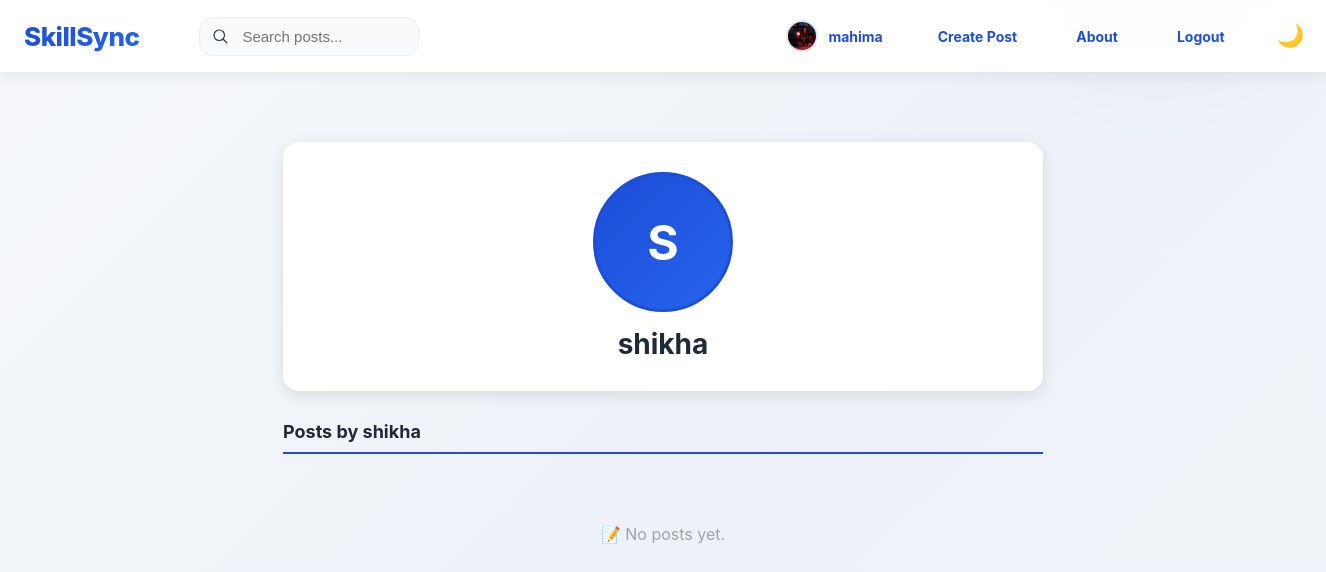
The page /profile/shikha/ (signed in) on the database as committed earlier.
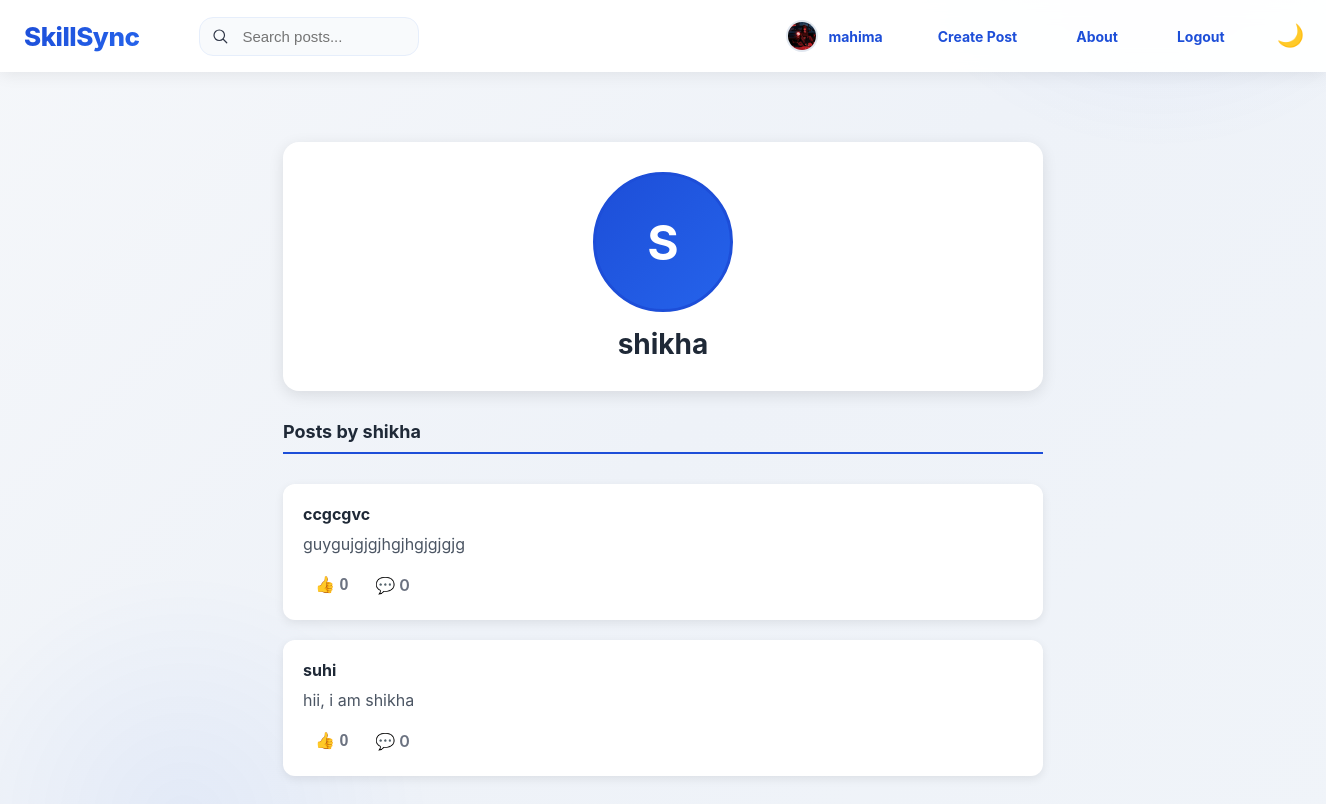
The same page on the database as committed later.
### main/models.py (models this page shows, shortened)
class Content(models.Model):
    title = models.CharField(max_length=200)
    description = models.TextField()
    instructor = models.CharField(max_length=100)
    duration = models.CharField(max_length=50)
    created_by = models.ForeignKey(User, on_delete=models.CASCADE)
    created_at = models.DateTimeField(auto_now_add=True)
    likes = models.ManyToManyField(User, related_name='liked_content', blank=True)
    image = models.ImageField(upload_to='content_images/', blank=True, null=True)
    video = models.FileField(upload_to='content_videos/', blank=True, null=True)
    pdf = models.FileField(upload_to='content_pdfs/', blank=True, null=True)

### main/views.py (the view)
# urls.py: path('profile/<str:username>/', views.view_profile, name='view_profile'),
@login_required
def view_profile(request, username):
    user = get_object_or_404(User, username=username)
    profile, created = Profile.objects.get_or_create(user=user)
    user_posts = Content.objects.filter(created_by=user).order_by('-created_at')
    context = {'profile': profile, 'user_posts': user_posts}
    return render(request, 'profile_view.html', context)

### main/models.py (called while the page is built)
    def get_profile_picture_url(self):
        if self.profile_picture:
            try:
                if self.profile_picture.storage.exists(self.profile_picture.name):
                    if 'default' not in self.profile_picture.name:
                        return self.profile_picture.url
            except:
                pass
        return None

### main/templates/profile_view.html (shortened to what this page needs)
{% extends 'base.html' %}
{% load static %}
{% block content %}
<div class="profile-container">
    <div class="profile-card">
        <div class="profile-avatar-wrapper">
            {% if profile.profile_picture and profile.get_profile_picture_url %}
                <img src="{{ profile.get_profile_picture_url }}"
                     alt="Profile Picture"
                     class="profile-avatar-img"
                     onerror="handleProfileImageError(this)">
            {% else %}
                <div class="profile-avatar-fallback" style="position: static; display: flex;">
                    {{ profile.user.username|first|upper }}
                </div>
            {% endif %}
        </div>
        <h2>{{ profile.full_name|default:profile.user.username }}</h2>
    </div>
    <div class="user-posts">
        <h3>Posts by {{ profile.full_name|default:profile.user.username }}</h3>
        {% for content in user_posts %}
            <div class="post-card">
                <h4>{{ content.title }}</h4>
                <p>{{ content.description }}</p>
                <div class="post-actions">
                    <form method="POST" action="{% url 'like_content' content.id %}" style="margin: 0;">
                        <button type="submit" class="like-btn {% if user in content.likes.all %}liked{% endif %}">
                            {% if user in content.likes.all %}
                                ❤️ {{ content.likes.count }}
                            {% else %}
                                👍 {{ content.likes.count }}
                            {% endif %}
                        </button>
                    </form>
                    <span style="color: #6b7280; font-weight: 600;">💬 {{ content.comment_set.count }}</span>
                </div>
            </div>
        {% empty %}
            <div class="no-posts">
                <p>📝 No posts yet.</p>
            </div>
        {% endfor %}
    </div>
</div>
{% endblock %}

Rows that differ between the two databases and show on the page:
added Content: title "ccgcgvc", description "guygujgjgjhgjhgjgjgjg", likes.count "0", comment_set.count "0"
added Content: title "suhi", description "hii, i am shikha", likes.count "0", comment_set.count "0"
Other text that changed with them:
text no longer shown: "📝 No posts yet."
